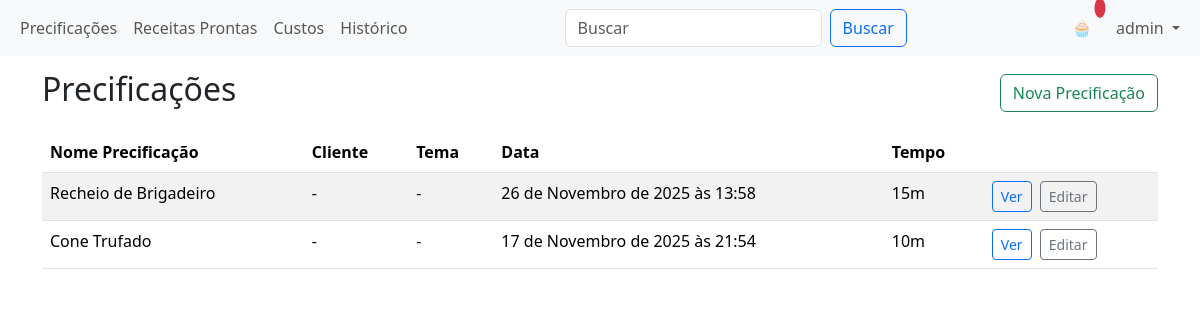
The page /pricings/ (signed in) on the database its author committed.
### app/models.py (models this page shows, shortened)
class Pricing(models.Model):
	nome_cliente = models.CharField(max_length=80)
	data_pedido = models.DateTimeField(auto_now_add=True)
	tema_projeto = models.CharField(max_length=80)
	nome_precificacao = models.CharField(max_length=120, default='')
	produtos = models.JSONField(default=list, blank=True)
	tempo_preparo = models.IntegerField(default=0, help_text='Tempo em minutos')
	rendimento = models.CharField(max_length=80, blank=True, default='')
	created_by = models.ForeignKey(User, null=True, blank=True, on_delete=models.SET_NULL, related_name='pricings')
	def tempo_human(self):
		mins = self.tempo_preparo
		hours = mins // 60
		minutes = mins % 60
		if hours:
			return f"{hours}h {minutes}m"
		return f"{minutes}m"

### app/views.py (the view)
# urls.py: path('pricings/', views.pricing_list, name='pricing_list'),
@login_required
def pricing_list(request):
	q = request.GET.get('q', '')
	pricings = Pricing.objects.all().order_by('-data_pedido')
	if q:
		pricings = pricings.filter(
			models.Q(nome_cliente__icontains=q) |
			models.Q(tema_projeto__icontains=q) |
			models.Q(nome_precificacao__icontains=q)
		)
	return render(request, 'pricing_list.html', {'pricings': pricings, 'q': q})

### templates/pricing_list.html
{% extends 'base.html' %}
{% block content %}
<div class="d-flex justify-content-between align-items-center mb-3">
  <h2>Precificações</h2>
  <div>
    <a class="btn btn-outline-success" href="{% url 'pricing_create' %}">Nova Precificação</a>
  </div>
</div>
<table class="table table-striped">
  <thead>
    <tr>
      <th>Nome Precificação</th>
      <th>Cliente</th>
      <th>Tema</th>
      <th>Data</th>
      <th>Tempo</th>
      <th></th>
    </tr>
  </thead>
  <tbody>
    {% for p in pricings %}
    <tr>
      <td>{{ p.nome_precificacao }}</td>
      <td>{{ p.nome_cliente }}</td>
      <td>{{ p.tema_projeto }}</td>
      <td>{{ p.data_pedido }}</td>
      <td>{{ p.tempo_human }}</td>
      <td>
        <a class="btn btn-outline-primary btn-sm" href="{% url 'pricing_detail' p.pk %}">Ver</a>
        {% if user.is_authenticated %}
        <a class="btn btn-outline-secondary btn-sm ms-1" href="{% url 'pricing_edit' p.pk %}">Editar</a>
        {% endif %}
      </td>
    </tr>
    {% empty %}
    <tr><td colspan="6">Nenhuma precificação encontrada.</td></tr>
    {% endfor %}
  </tbody>
</table>
{% endblock %}

### templates/base.html (shortened to what this page needs)
<!doctype html>
<html lang="pt-br">
  <head>
    <link href="https://cdn.jsdelivr.net/npm/bootstrap@5.3.2/dist/css/bootstrap.min.css" rel="stylesheet">
  </head>
  <body>
    <nav class="navbar navbar-expand-lg navbar-light bg-light fixed-top">
      <div class="container-fluid">
        <div class="collapse navbar-collapse" id="mainNav">
          <ul class="navbar-nav me-auto mb-2 mb-lg-0">
            {% if user.is_authenticated %}
            <li class="nav-item"><a class="nav-link" href="{% url 'pricing_list' %}">Precificações</a></li>
            <li class="nav-item"><a class="nav-link" href="{% url 'finished_recipe_list' %}">Receitas Prontas</a></li>
            <li class="nav-item"><a class="nav-link" href="{% url 'costs' %}">Custos</a></li>
            <li class="nav-item"><a class="nav-link" href="{% url 'histories' %}">Histórico</a></li>
            {% endif %}
          </ul>
          {% if user.is_authenticated %}
          <form class="d-flex me-2" method="get" action="{% url 'pricing_list' %}">
            <input class="form-control me-2" type="search" placeholder="Buscar" aria-label="Search" name="q" value="{{ request.GET.q|default:'' }}">
            <button class="btn btn-outline-primary" type="submit">Buscar</button>
          </form>
          {% endif %}
          <ul class="navbar-nav ms-auto mb-2 mb-lg-0 align-items-center">
            <li class="nav-item me-2">
              <a class="nav-link position-relative" href="#" title="Notificações">
                🧁
                <span class="badge bg-danger position-absolute top-0 start-100 translate-middle p-1 rounded-circle">&nbsp;</span>
              </a>
            </li>
            {% if user.is_authenticated %}
            <li class="nav-item dropdown">
              <a class="nav-link dropdown-toggle" href="#" id="userMenu" role="button" data-bs-toggle="dropdown" aria-expanded="false">
                {{ user.get_username }}
              </a>
            </li>
            {% else %}
            <li class="nav-item"><a class="nav-link" href="/admin/login/">Entrar</a></li>
            {% endif %}
          </ul>
        </div>
      </div>
    </nav>
    <div class="container">
      {% block content %}{% endblock %}
    </div>
  </body>
</html>

### templates/base.html (style rules this page uses)
body { padding-top: 70px; }

### rows shown on the page
Pricing: nome_precificacao "Recheio de Brigadeiro", nome_cliente "-", tema_projeto "-", data_pedido "26 de Novembro de 2025 às 13:58", tempo_human "15m"
Pricing: nome_precificacao "Cone Trufado", nome_cliente "-", tema_projeto "-", data_pedido "17 de Novembro de 2025 às 21:54", tempo_human "10m"

### other values the page prints
{{ user.get_username }} "admin"
